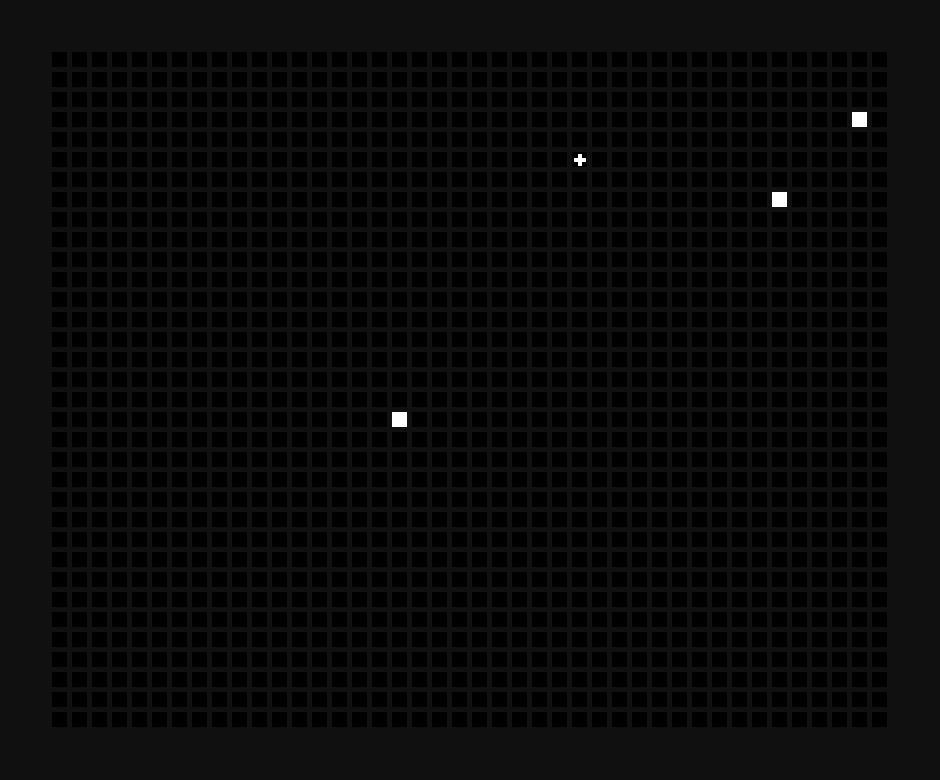
Frame 1 (no input)
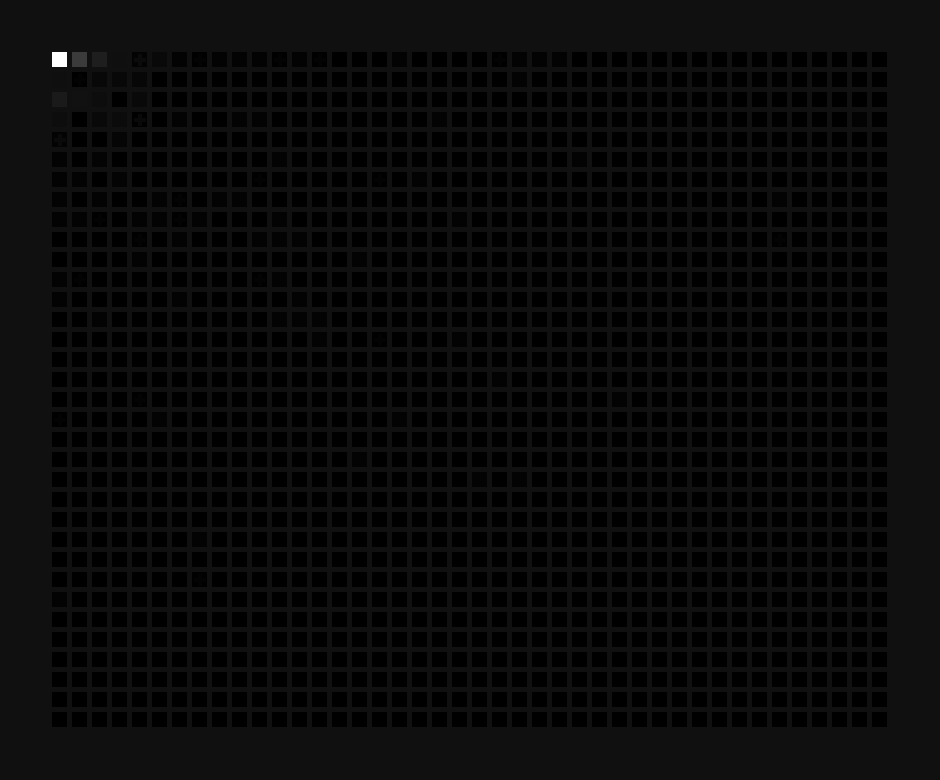
Frame 60 (the mouse pressed at the canvas centre just before this capture)
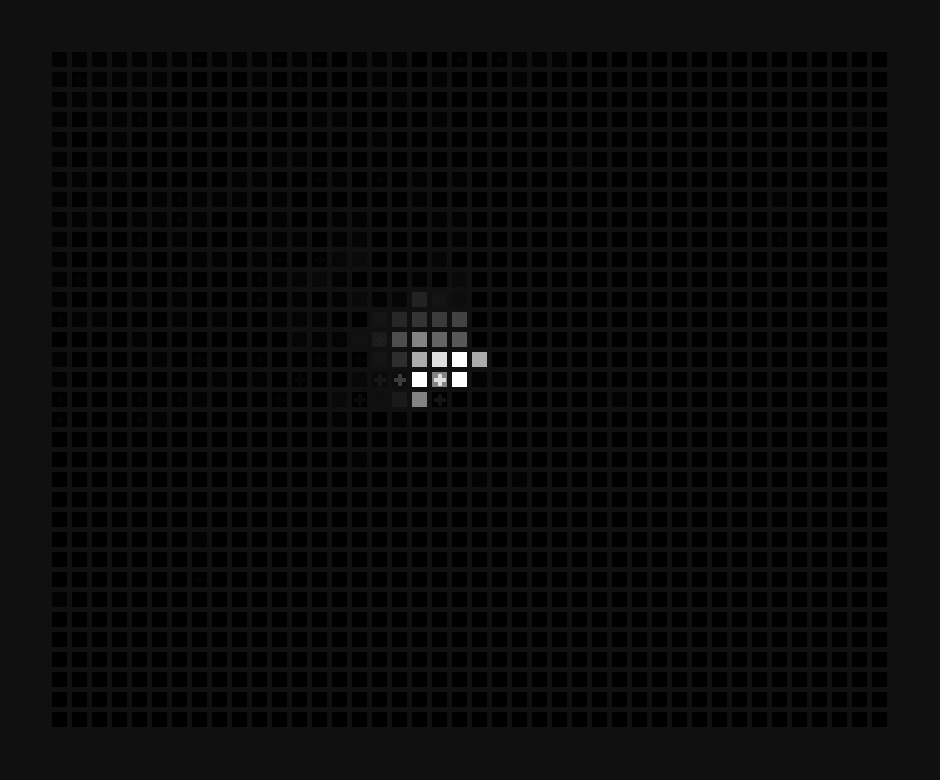
Frame 120 (the mouse held since frame 60 and released just before this capture)

The Processing sketch that drew these frames (run headless with seeded random() and noise(); from frame 60 on, the mouse is pressed at the canvas centre):

// Processing sketch: processing_113898
// ── processing_113898.pde

int rows = 34;
int cols = 42;
int cellsize = 20;
int border = int(cellsize*2.5);

int w = cols*cellsize + 2*border;
int h = rows*cellsize + 2*border;

void setup() {
  size(940, 780); //w and h
  noSmooth();
}

/* star class */

class Superstar {
  float starx;
  float stary;
  float rand_starx;
  float rand_stary;
  int star_row;
  int star_col;
  boolean is_cross;
  
  Superstar(boolean poopface) {
    starx = w/2.0;
    stary = h/2.0;
    is_cross = poopface;
  }
  
  void update() {
    /* create randomness based on distance from mouse and star x and y */
    float d = sqrt( sq(starx - mouseX) + sq(stary - mouseY) );
    float starx_jitter = 0.75*d * random(-1, 1);
    float stary_jitter = 0.75*d * random(-1, 1);
    
    /* move the star towards mouse slowly with randomness */
    starx += (mouseX - starx) / 20;
    stary += (mouseY - stary) / 20;
    rand_starx = starx + starx_jitter;
    rand_stary = stary + stary_jitter;
    /* update the star row and col for new x and y */
    star_row = int(int(rand_stary - border) / cellsize);
    star_col = int(int(rand_starx - border) / cellsize);
  }
  
  void display() {
    /* find cell star resides in by constraining its row and col */
    int row = constrain(star_row, 0, rows-1);
    int col = constrain(star_col, 0, cols-1);
    
    /* find cell x and y and draw star in it */
    int cellx = col*cellsize + border;
    int celly = row*cellsize + border;
    pushMatrix();
    translate(cellx, celly);
    noStroke();
    fill(star_color);
    /* if is a cross, draw star as cross */
    if (is_cross) {
      float unit = cellsize/5.0;
      beginShape();
      vertex(2*unit, unit);
      vertex(3*unit, unit);
      vertex(3*unit, 2*unit);
      vertex(4*unit, 2*unit);
      vertex(4*unit, 3*unit);
      vertex(3*unit, 3*unit);
      vertex(3*unit, 4*unit);
      vertex(2*unit, 4*unit);
      vertex(2*unit, 3*unit);
      vertex(unit, 3*unit);
      vertex(unit, 2*unit);
      vertex(2*unit, 2*unit);
      endShape(CLOSE);
    } else {
      /* draw star as filled in */
      float margin = cellsize/8.0;
      rect(margin, margin, cellsize-2*margin, cellsize-2*margin);
    }
    popMatrix();
  }
}

/* stuff */

Superstar star1 = new Superstar(true);
Superstar star2 = new Superstar(false);
Superstar star3 = new Superstar(false);
Superstar star4 = new Superstar(false);

///*
color bg_color = color(16);
color cell_stroke_color = color(0);
color cell_color = color(0, 0, 0, 32);
color star_color = color(255);
//*/

/*
color bg_color = color(239);
color cell_stroke_color = color(255);
color cell_color = color(255, 255, 255, 32);
color star_color = color(0);
*/

boolean first = true;  /* tells if we are initializing the view */

void draw() {
  
  /* bg stuff */
  
  if (first) {
    /* initialize an opaque background to draw grid on */
    background(bg_color);
    draw_grid(true);
    first = !first;
  }
  
  draw_grid(false);
  
  /* star stuff */
  
  star1.update();
  star2.update();
  star3.update();
  star4.update();
  
  star1.display();
  star2.display();
  star3.display();
  star4.display();
}

void draw_grid(boolean is_opaque) {
  for (int row = 0; row < rows; row++) {
    for (int col = 0; col < cols; col++) {
      draw_cell(row, col, is_opaque);
    }
  }
}

void draw_cell(int row, int col, boolean is_opaque) {
  //stroke(cell_stroke_color);
  noStroke();
  if (is_opaque) {
    fill(get_opaque(cell_color));
  } else {
    fill(cell_color);
  }

  int cellx = col*cellsize + border;
  int celly = row*cellsize + border;
  float margin = cellsize/8.0;
  pushMatrix();
  translate(cellx, celly);
  rect(margin, margin, cellsize-2*margin, cellsize-2*margin);
  popMatrix();
}

color get_opaque(color c) {
  /* returns color equivalent to c except with an alpha value of 255 */
  return color(red(c), green(c), blue(c));
}
